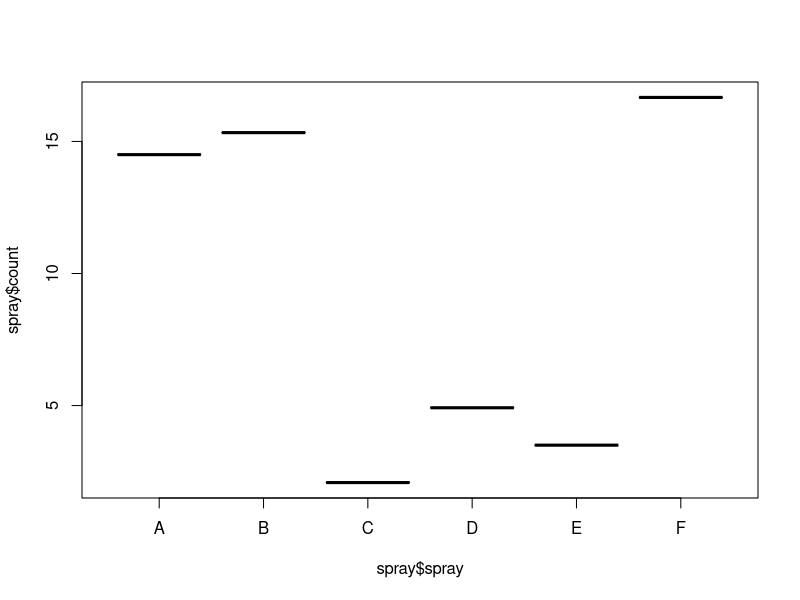
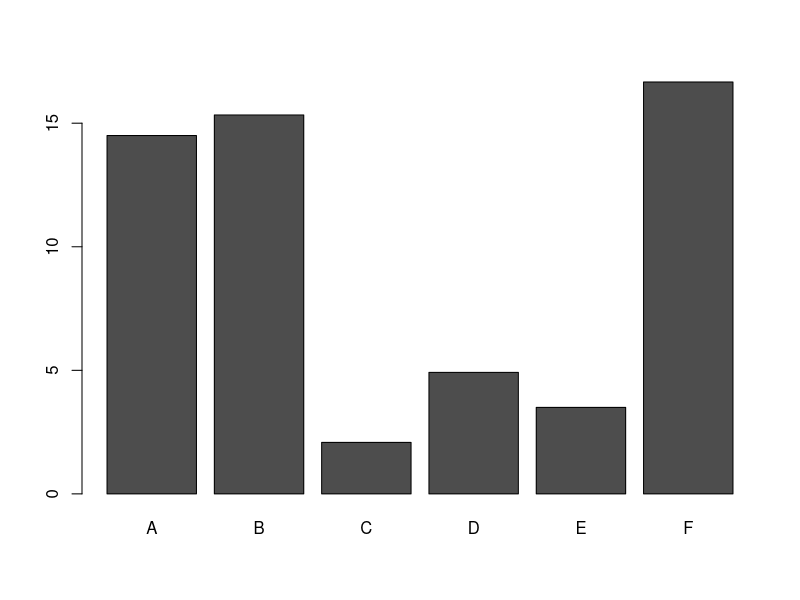

Write R code to recreate these figures, in order. (Note: this script raises an error after producing the figures.)
### Creating bar charts of group means ###
rm(list = ls())
spray <- InsectSprays
means <- aggregate(spray$count ~ spray$spray, FUN = mean)
plot(means)
mean.data <- t(means[-1])
colnames(mean.data) <- means[, 1]
barplot(mean.data)
barplot(means)
#################################################################
### Creating grouped box plots ###
require(MASS)
data(painters)
??MASS
boxplot(painters$Expression ~ painters$School, 
        col = brewer.pal(8, "Pastel2"),
        names = c("Renais.",
                  "Mannerist",
                  "Seicento",
                  "Venetian",
                  "Lombard",
                  "16th C.",
                  "17thC.",
                  "French"),
        boxwex = 0.5, 
        whisklty = 1,
        staplelty = 0,
       outpch = 16,
       outcol = brewer.pal(8, "Pastel2"),
       main = "REZA",
       xlab = "Painter's School",
       ylab = "Expression Ratings",
       border = "Red",
       col.lab = "Red",
       col.axis = "blue")
#clean up!
detach("package:MASS", unload = TRUE)
detach("package:RColorBrewer", unload = TRUE)
rm(list = ls())
###################################################################
###Scatter Plot###
data(cars)
a <- log2(cars+1)
plot(cars,
     pch = 16,
     col = "#A5A5A5",
     main = "REZA",
     xlab = "MPH",
     ylab = "Stopping Distance (feet)",
     col.lab = "Red")
#Linear regression line
abline(lm(cars$dist ~ cars$speed),
       col = "darkred",
       lwd = 2)
#locally weighted scatterplot smoothing
lines(lowess(cars$speed, cars$dist),
      col = "blue",
      lwd = 2)
require("car")
install.packages("car")   
scatterplot(cars$dist ~ cars$speed,
            pch = 16,
            col = "darkblue",
            main = "Reza",
            xlab = "speed",
            ylab =  "distance")

